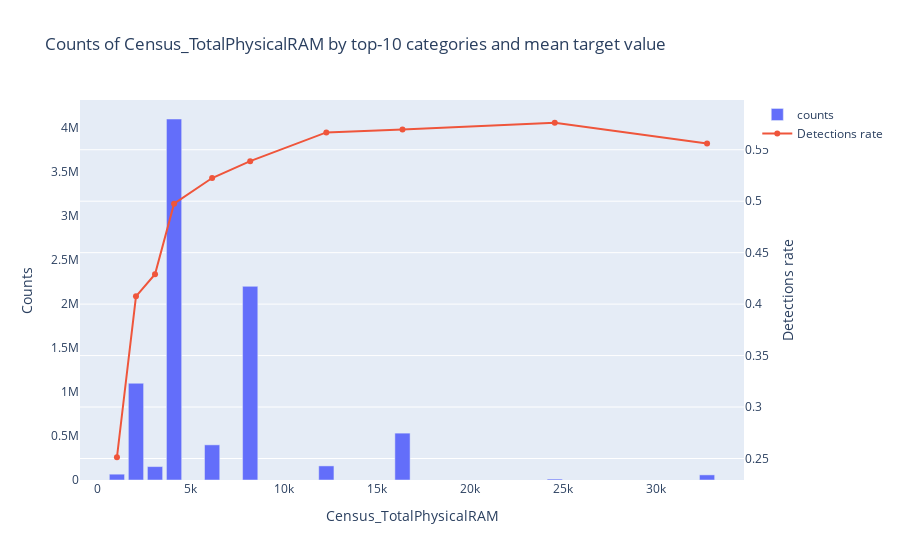

The notebook cell saved with this chart:
### Code cell
plot_feature('Census_TotalPhysicalRAM')

### Figure 1 — Plotly figure (JSON) as saved in the notebook; plotly's stock layout.template omitted (floating-point values rounded to 4 significant figures)
{"data": [{"name": "counts", "type": "bar", "x": [1024, 2048, 3072, 4096, 6144, 8192, 12288, 16384, 24576, 32768], "y": [66054, 1097474, 152070, 4094512, 398671, 2196505, 159894, 531558, 11572, 58107]}, {"name": "Detections rate", "type": "scatter", "x": [1024, 2048, 3072, 4096, 6144, 8192, 12288, 16384, 24576, 32768], "y": [0.2512, 0.4076, 0.4291, 0.4976, 0.5225, 0.5389, 0.5668, 0.5697, 0.5762, 0.5561], "yaxis": "y2"}], "layout": {"legend": {"orientation": "v"}, "title": {"text": "Counts of Census_TotalPhysicalRAM by top-10 categories and mean target value"}, "xaxis": {"showgrid": false, "showline": false, "title": {"text": "Census_TotalPhysicalRAM"}, "zeroline": false}, "yaxis": {"showgrid": false, "showline": false, "title": {"text": "Counts"}, "zeroline": false}, "yaxis2": {"overlaying": "y", "side": "right", "title": {"text": "Detections rate"}}}}
